Frame 1 (no input): blank canvas, image omitted
Frame 60 (no input): blank canvas, image omitted
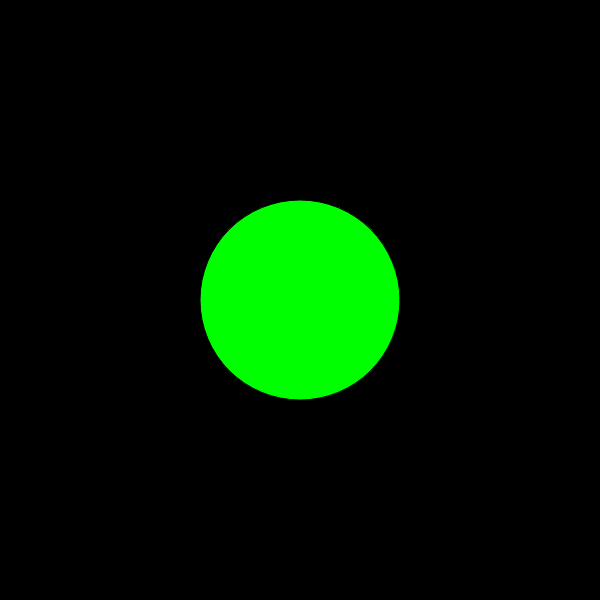
Frame 120 (the mouse pressed at the canvas centre since frame 60)

The p5.js sketch whose frames 1 and 60 were blank and that drew this single picture after the mouse press (run headless with seeded random() and noise() and a simulated clock; from frame 60 on, the mouse is pressed at the canvas centre):

// p5.js sketch
// ── sketch.js
function setup() {
 createCanvas(600, 600);
 background("black")
}

 function draw() {

 stroke("black");
 fill("lime");  
   
 if(mouseIsPressed){  
   circle(mouseX, mouseY, 200);
 }  
}   
